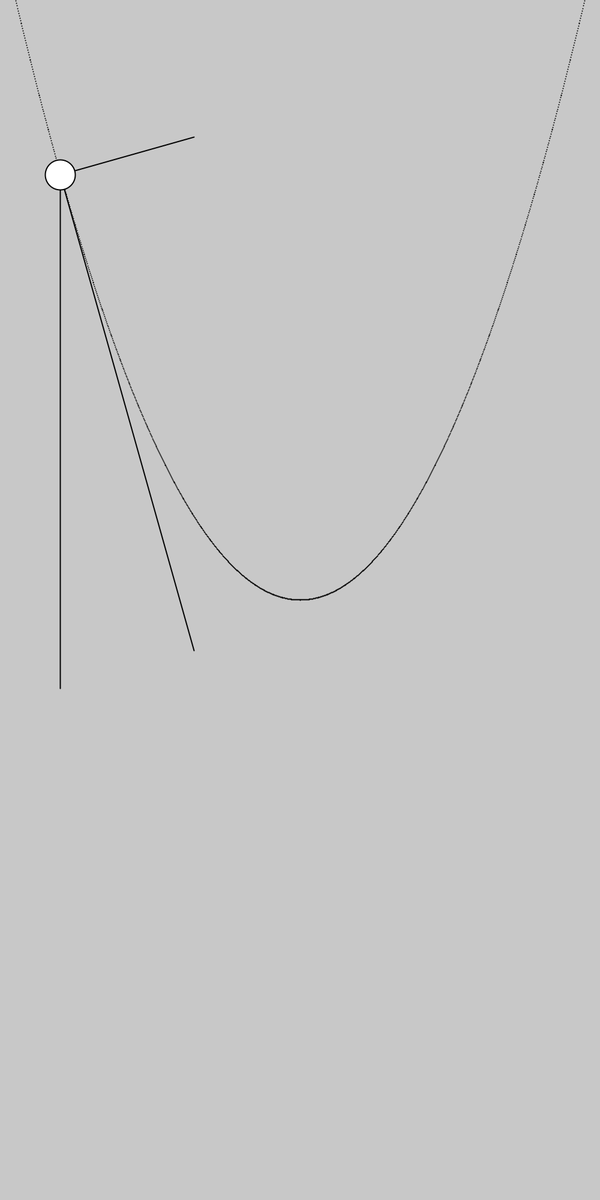
Frame 1 (no input)
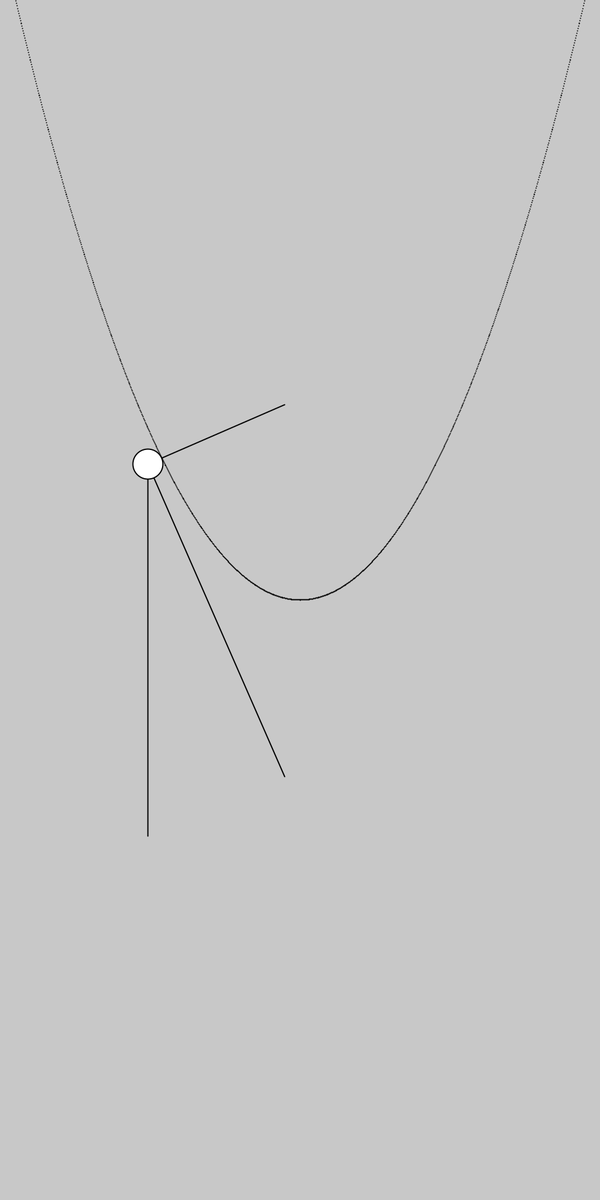
Frame 60 (the mouse pressed at the canvas centre just before this capture)
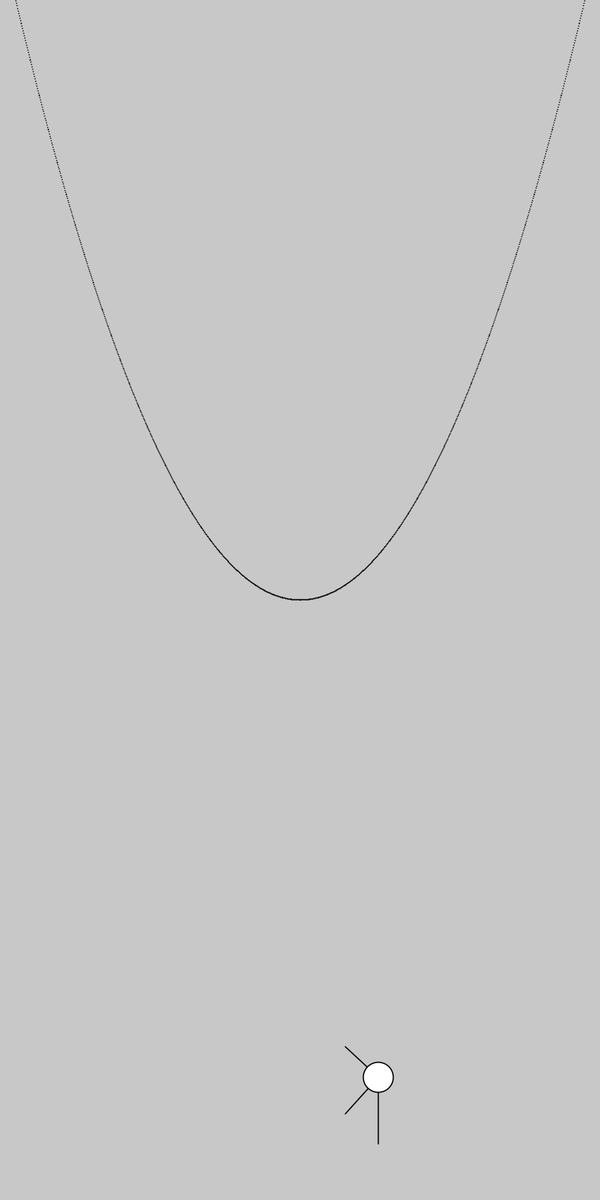
Frame 120 (the mouse held since frame 60 and released just before this capture)

The Processing sketch that drew these frames (run headless with seeded random() and noise(); from frame 60 on, the mouse is pressed at the canvas centre):

// Processing sketch: trying_so_hard
// ── trying_so_hard.pde
PVector ballPos;
PVector ballVel;

int ballSize =50;

PVector grav = new PVector(0,-.01*ballSize);;

float friction = 1;

long prevTime;

void setup() {
  size(1000,2000);
  ballPos = new PVector(-width/2+100,parabola(-width/2+100));
  ballVel = new PVector(0,0);
}

void draw() {
  long curTime = millis();
  float dt = (curTime - prevTime)/1000f;
  prevTime = curTime;
  float time = curTime/1000f;
  
  background(200);
  scale(1,-1);
  translate(width/2, -height);
  
  //draw parabola
  for(int i = -width/2; i < width/2; i++) {
    strokeWeight(2);
    point(i,parabola(i));
  }
  
  //calculate forces
  PVector gravForce = grav.copy().mult(ballPos.y);
  PVector tempNormal = parabolaNormal(ballPos.x);
  float angle = PVector.angleBetween(tempNormal.copy().rotate(-PI),gravForce);
  PVector normal = tempNormal.mult(cos(angle)*gravForce.mag()).mult(1);
  //PVector normal = new PVector(
  println(normal.mag());
  
  PVector total = new PVector().add(gravForce).add(normal);
  
  //calculate velocity
  ballVel.add(total.copy().div(ballSize).mult(1));
  
  //Calculate position
  ballPos.add(ballVel.copy().mult(dt));
  
  //draw forces
  
  line(ballPos.x,ballPos.y,ballPos.x+gravForce.x,ballPos.y+gravForce.y);
  line(ballPos.x,ballPos.y,ballPos.x+normal.x,ballPos.y+normal.y);
  line(ballPos.x,ballPos.y,ballPos.x+total.x,ballPos.y+total.y);
  
  //simple ball move
  //ballPos.x++;
  //ballPos.y = parabola(ballPos.x);
  //ballPos.x = reverseParabola(ballPos.y);
  
  //ballPos.x = cos(time*sqrt((1/225)*9.81));
  //ballPos.y = 0.5*(pow(cos(time*sqrt((1/225)*9.81)),2))+1000;
  
  //draw ball
  ellipse(ballPos.x,ballPos.y, ballSize, ballSize);
  
}

float parabola(float x) {
  return pow(x,2)/225+1000;
}

PVector parabolaNormal(float x) {
  return new PVector(1,2f/225f*x).rotate(HALF_PI).normalize();
}

PVector dParabola(float x) {
  return new PVector(1,2f/225f*x).normalize();
}

float reverseParabola(float y) {
  return sqrt(225*y-1000);
}
